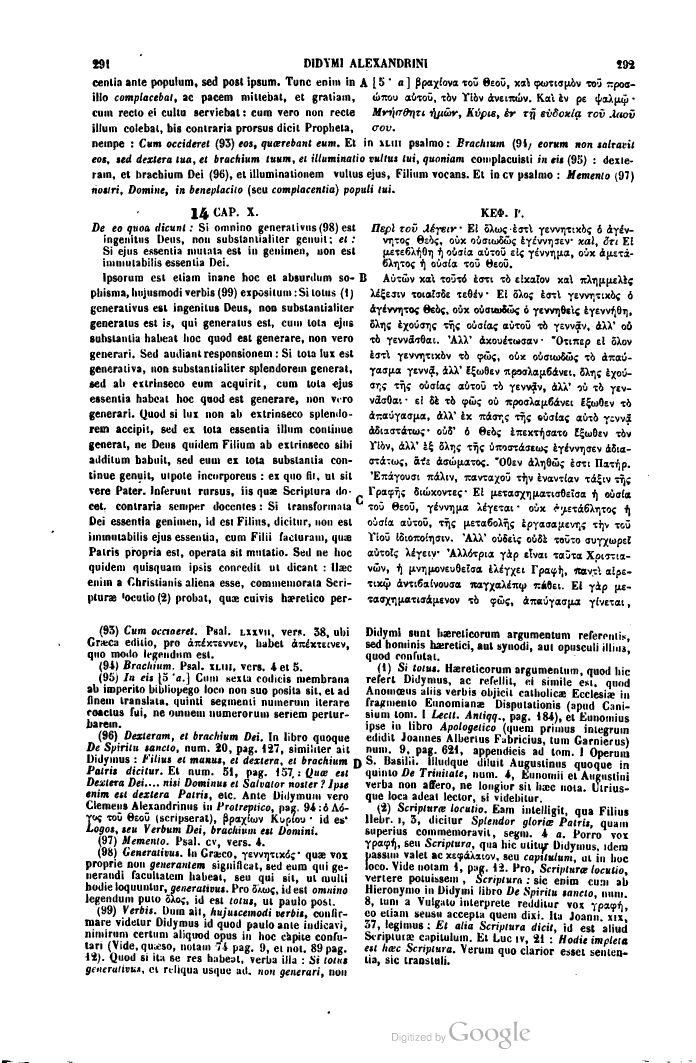
#> input picture ocr/source/0151.pdf300.png, 2088 x 3189 px, given in place of pneuma.png, which was not available (shown at 1/3 size)
$ jupyter execute --allow-errors searchNEW-fin.ipynb   (shell and % lines are left out)   (older library calls are emulated)
#> lines starting #> are read from the running program, lines starting #| are printed output that depends on the picture; after the words box and inside, x2 and y2 are one past the last pixel; in counts of white or black regions, pixels touching at a corner belong together; pictures that were not available may be replaced by others from this repository, and a replacement may not be noted
#> in compareHUandSC, query is the input picture: shape (3189, 2088); min 0, max 255, mean 221.2
### ocr/PgFunctions.py
# -*- coding: utf-8 -*-
"""
Created on Tue Apr  9 15:19:21 2019

@author: ainok
"""
import cv2 as cv2
import numpy as np
from matplotlib import pyplot as plt
import glob, os
import re
from pathlib import Path


def createPadding(img, margin):
#> called with margin = 20
    w=img.shape[1]
    #print(w)
    for i in range(10):
        img = np.insert(img, w, values=255, axis=1)
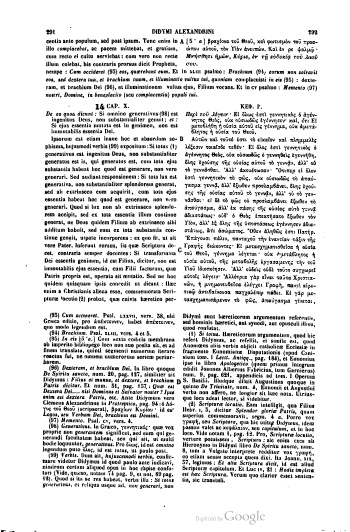
#> img: shape (3189, 2098) (shown at 1/6 size); min 0, max 255, mean 221.4

    for i in range(10):
        img = np.insert(img, 0, values=255, axis=1)
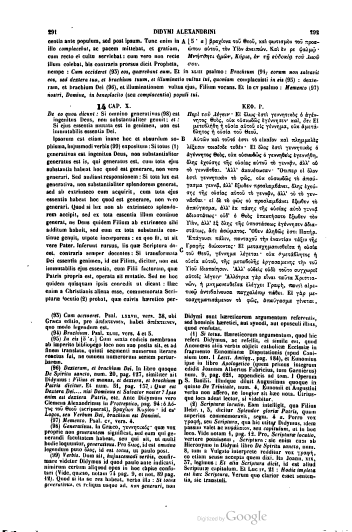
#> img: shape (3189, 2108) (shown at 1/6 size); min 0, max 255, mean 221.5

    h=img.shape[0]
    #print(w)
    for i in range(10):
        img = np.insert(img, h, values=255, axis=0)
#> this loop made 10 passes
#> pass 1, in createPadding, `img = np.insert(img, h, values=255, axis=0)`:
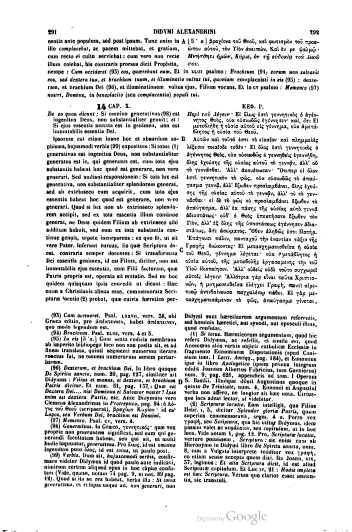
#> img: shape (3190, 2108) (shown at 1/6 size); min 0, max 255, mean 221.5
#> after the loop:
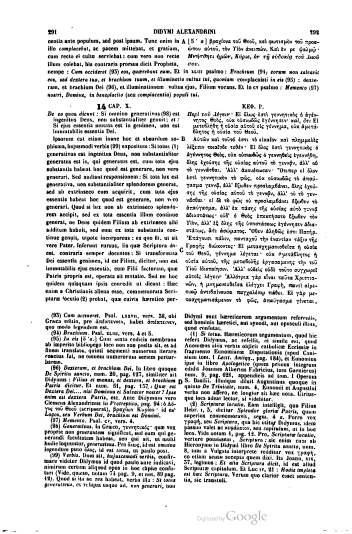
#> img: shape (3199, 2108) (shown at 1/6 size); min 0, max 255, mean 221.6

    for i in range(10):
        img = np.insert(img, 0, values=255, axis=0)
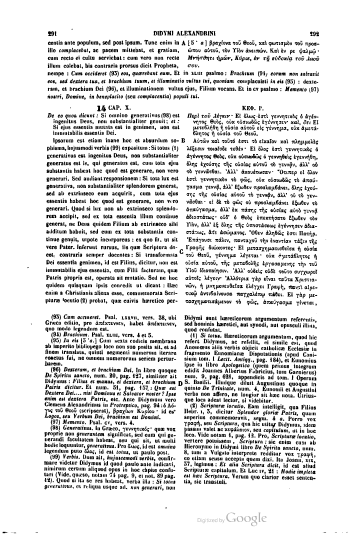
#> img: shape (3209, 2108) (shown at 1/6 size); min 0, max 255, mean 221.7


    return img


# [118 lines left out: functions clearBorder, cutPunctuation, not called in this run]


def applyCircleErosion(word_img):
    word_img=createPadding(word_img, 20)
    kernel=cv2.getStructuringElement(cv2.MORPH_ELLIPSE,(9,9))
    erode_img = cv2.erode(word_img, kernel, iterations=1)
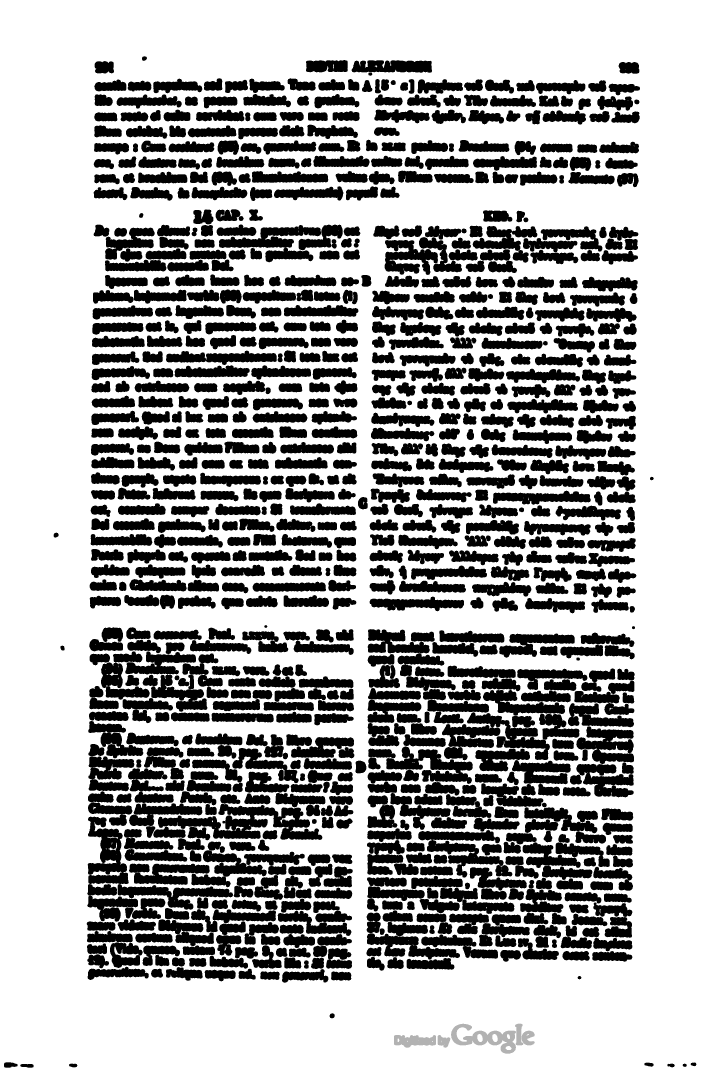
#> erode_img: shape (3209, 2108) (shown at 1/3 size); min 0, max 255, mean 169.9
    return erode_img


# [205 lines left out: functions applyHorizontalErosion, applyWordSegmentation, searchData, not called in this run]


### ocr/searchNEW-fin.ipynb
[cell 1]
import cv2 as cv2
from matplotlib import pyplot as plt
import numpy as np
import re
from  PgFunctions import *
import shutil
import glob, os

def compareHUandSC(queryFile, dataFile):

        params={}

        query= cv2.imread(queryFile,0);
        erodeimg=applyCircleErosion(query)
        _, QueryContours, _ = cv2.findContours(erodeimg, cv2.RETR_TREE,cv2.CHAIN_APPROX_NONE)
#> QueryContours = 1178 contours, 273 with area under 20; largest, box (x1, y1, x2, y2) and area: (0, 0, 2108, 3209) 6759256, (261, 2449, 700, 2766) 35672, (473, 2410, 968, 2521) 25858, (1325, 2136, 1651, 2282) 22184, (1254, 2489, 1538, 2634) 16793


        data = cv2.imread(filename,0)

        if data is None:
            params["DA"]="NONE"
            return params
        else:
            params["DA"]="EXIST"
            erodedata=applyCircleErosion(data)
            _, DataContours, _ = cv2.findContours(erodedata, cv2.RETR_TREE,cv2.CHAIN_APPROX_NONE)
#> DataContours has the same summary as QueryContours


        if len(DataContours)>1:
            params["CO"]="EXIST"


            #cut off the very disimilar images using HU moments for speeding the algorithm
            ret = cv2.matchShapes(QueryContours[1],DataContours[1],3,0.0)
#> ret = 0
            params["HU"]=ret
            if ret<0.1:
                sd = cv2.createShapeContextDistanceExtractor()
                try:
                    abc = sd.computeDistance(QueryContours[1],DataContours[1])
#> abc = 0.00519
                    params["SC-CM"]="EXIST"
                    params["SC"]=abc
                    (x, y, w, h) = cv2.boundingRect(DataContours[1])
#> x = 60; y = 3191; w = 42; h = 13
#> `results=compareHUandSC(queryFile, dataFile)`: results = 6 items
                    OSfilename=Path(filename)
                    params["PA"]=OSfilename

                except:
                    params["SC-CM"]="NONE"
                    (x, y, w, h) = cv2.boundingRect(DataContours[1])
                    OSfilename=Path(filename)
                    params["PA"]=OSfilename
            #return
        else:
                params["CO"]="NONE"
                #print(filename)
                #x=0
        return params


#END FUNCTION


#query= cv2.imread("word/fos.png",0);
#query= cv2.imread("word/kyrios2.png",0);
#query= cv2.imread("word/kyrios.png",0);


wordtokens= ["word/pneuma.png"]
#> (the rest of this cell did not finish here and is left out)

$ run again, on ocr/source/0155.pdf300.png
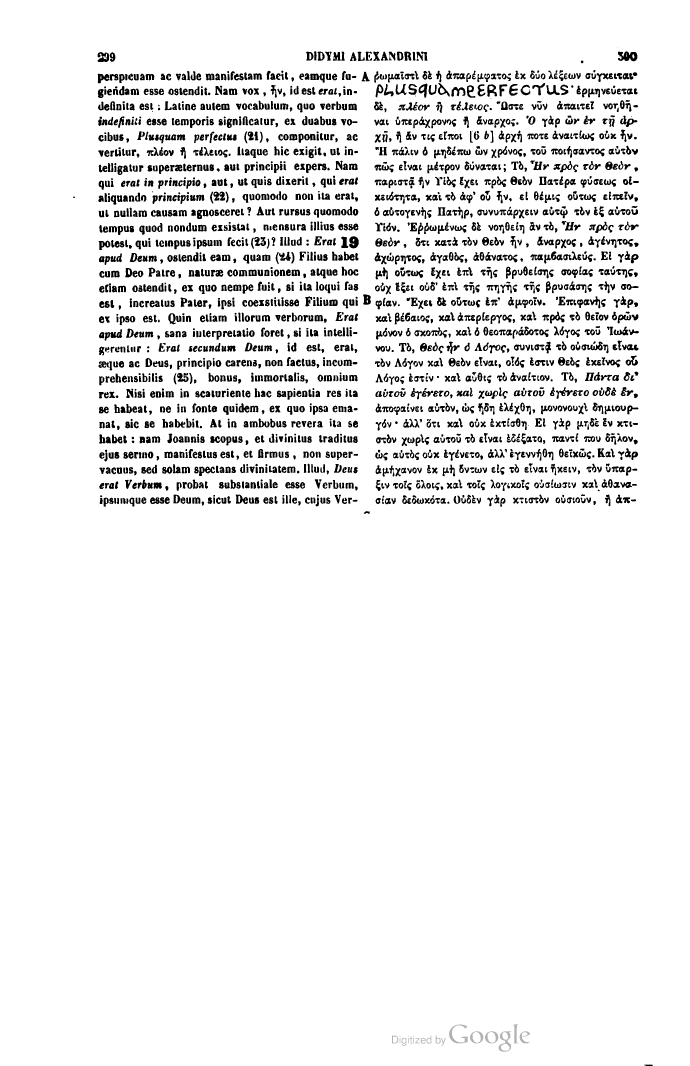
#> input picture ocr/source/0155.pdf300.png, 2068 x 3197 px, given in place of pneuma.png, which was not available (shown at 1/3 size)
#> in compareHUandSC, query is the input picture: shape (3197, 2068); min 0, max 255, mean 237.4
#> after the loop in createPadding, `for i in range(10):`:
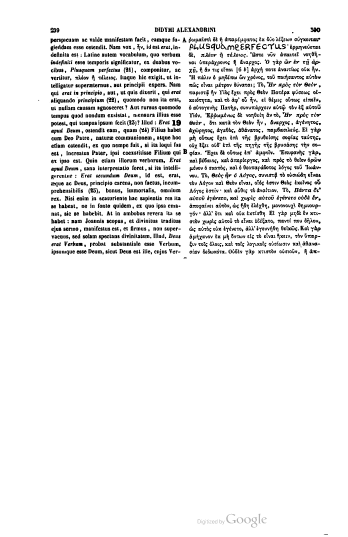
#> img: shape (3217, 2088) (shown at 1/6 size); min 0, max 255, mean 237.6
#> in applyCircleErosion, `erode_img = cv2.erode(word_img, kernel, iterations=1)`:
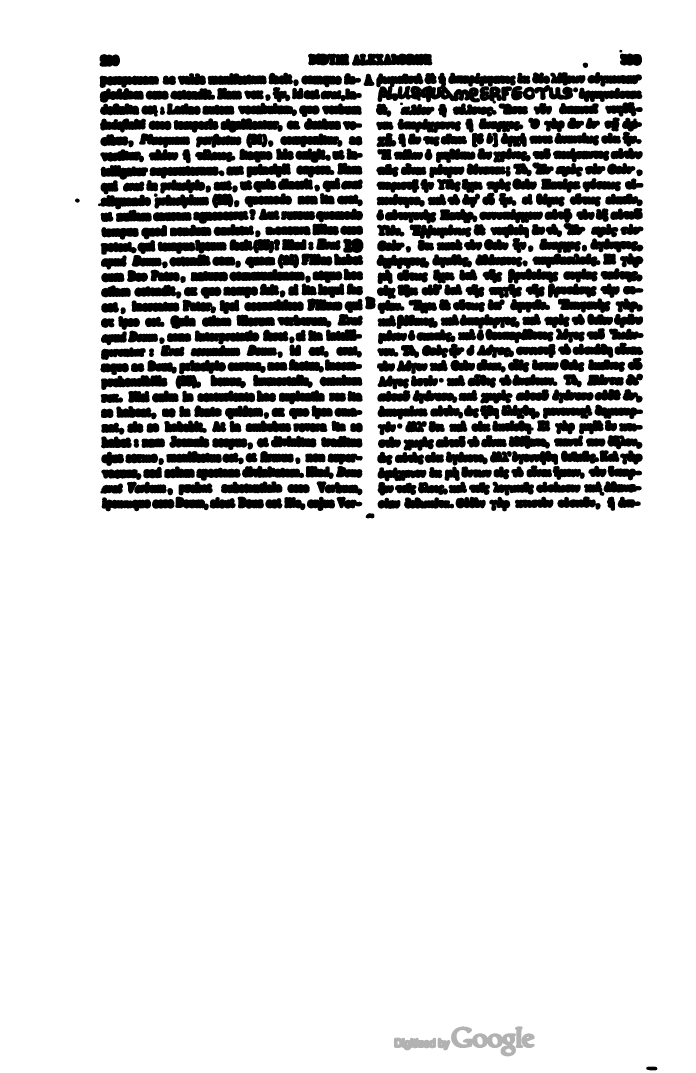
#> erode_img: shape (3217, 2088) (shown at 1/3 size); min 0, max 255, mean 212.3
#> QueryContours = 654 contours, 126 with area under 20; largest, box (x1, y1, x2, y2) and area: (0, 0, 2088, 3217) 6711792, (1128, 217, 1441, 308) 15154, (1055, 160, 1298, 198) 7815, (687, 806, 915, 845) 6180, (448, 496, 674, 537) 5929
#> DataContours has the same summary as QueryContours
#> ret = 0
#> in compareHUandSC, `(x, y, w, h) = cv2.boundingRect(DataContours[1])`: x = 1938; y = 3199; w = 35; h = 13
#> results = 6 items

$ run again, on ocr/source/0156.pdf300.png
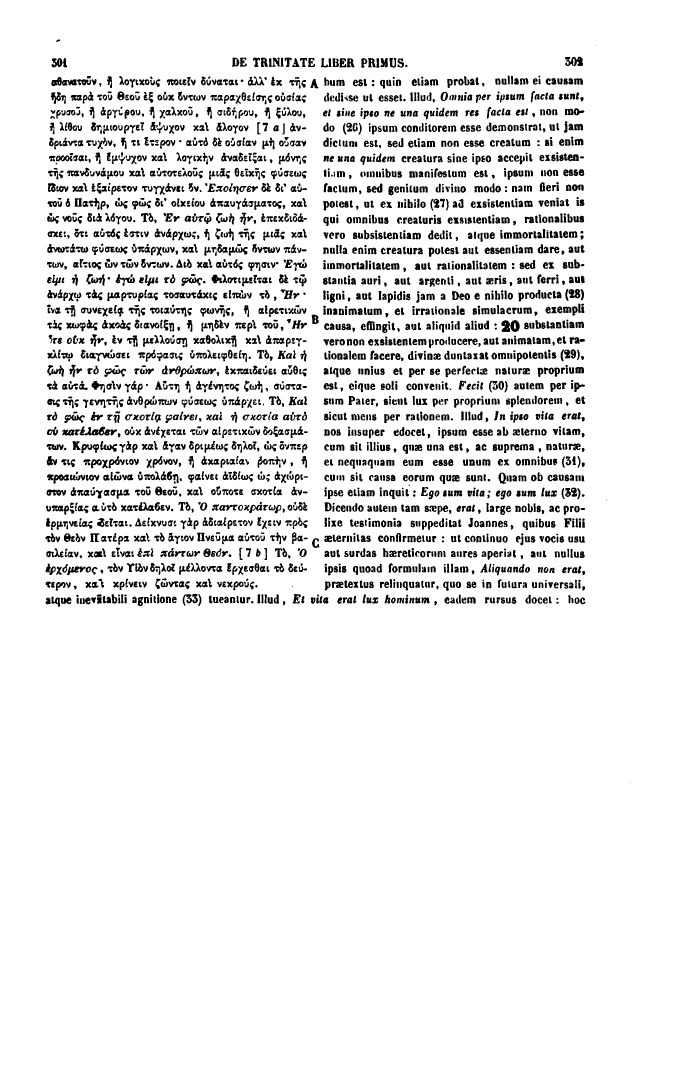
#> input picture ocr/source/0156.pdf300.png, 2068 x 3195 px, given in place of pneuma.png, which was not available (shown at 1/3 size)
#> query: shape (3195, 2068); 91.7% white; 3002 black regions (29 under 20 px), largest, box (x1, y1, x2, y2) and area: (239, 1279, 351, 1307) 1539, (154, 231, 231, 258) 1108, (1695, 170, 1749, 199) 964
#> after the loop in createPadding, `for i in range(10):`:
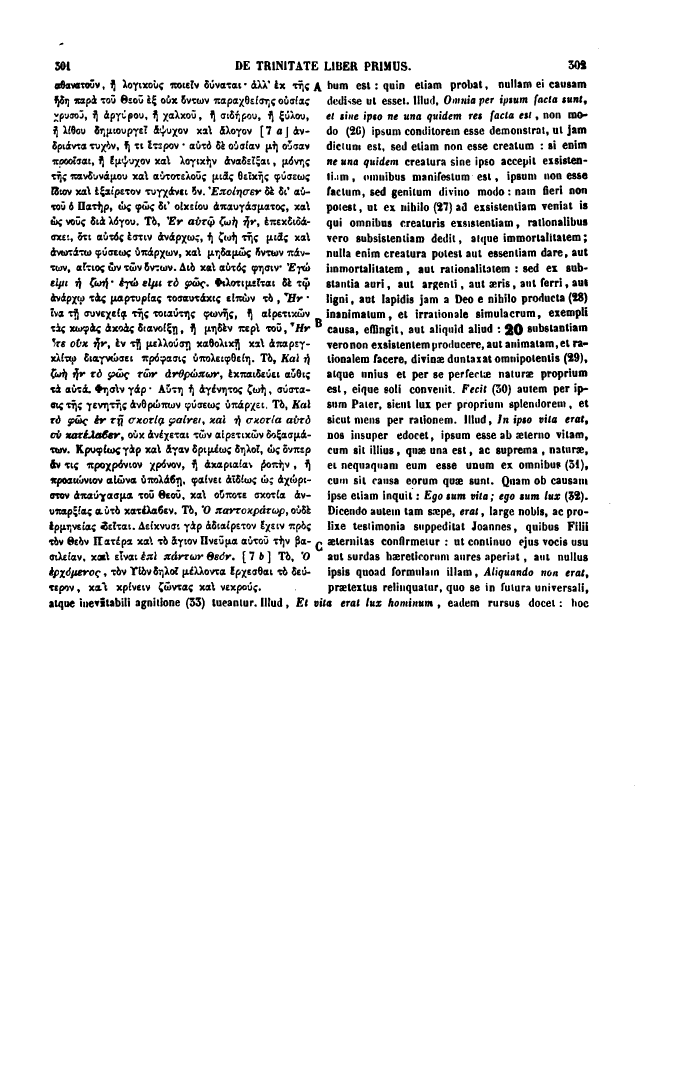
#> img: shape (3215, 2088) (shown at 1/3 size); 91.9% white; 3002 black regions (29 under 20 px), largest, box (x1, y1, x2, y2) and area: (249, 1289, 361, 1317) 1539, (164, 241, 241, 268) 1108, (1705, 180, 1759, 209) 964
#> in applyCircleErosion, `erode_img = cv2.erode(word_img, kernel, iterations=1)`:
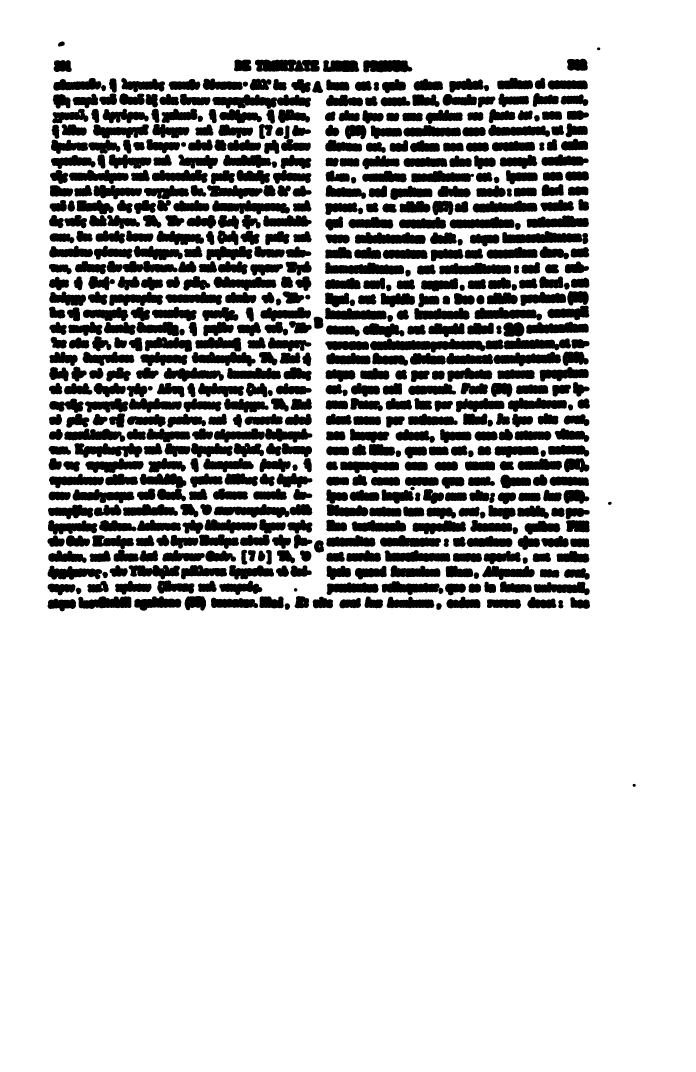
#> erode_img: shape (3215, 2088) (shown at 1/3 size); 80.2% white; 624 black regions
#> QueryContours = 741 contours, 110 with area under 20; largest, box (x1, y1, x2, y2) and area: (0, 0, 2088, 3215) 6707618, (1109, 1014, 1512, 1059) 10702, (636, 282, 934, 328) 8218, (1506, 692, 1747, 731) 6760, (974, 785, 1213, 825) 6665
#> DataContours has the same summary as QueryContours
#> ret = 0
#> in compareHUandSC, `(x, y, w, h) = cv2.boundingRect(DataContours[1])`: x = 1897; y = 2350; w = 11; h = 12
#> results = 6 items
